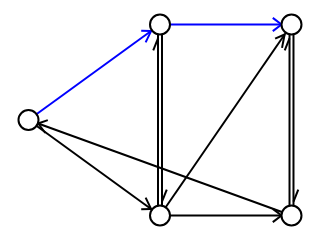

Notebook code cell kept with this figure:
### Markdown cell above
### Exercício 6

Use cores para dar um exemplo de caminho no grafo `dg`.

### Code cell
sn.reset_edge_colors(ug)
dg.edges[0, 1]['color'] = (0, 0, 255)
dg.edges[1, 2]['color'] = (0, 0, 255)

sn.show_graph(dg)

### Figure 1 — Plotly figure (JSON) as saved in the notebook; plotly's stock layout.template omitted (floating-point values rounded to 4 significant figures)
{"data": [{"hoverinfo": "none", "line": {"color": "rgb(0, 0, 255)", "width": 2}, "mode": "lines", "type": "scatter", "uid": "92965690-a240-11e8-a622-9801a7e3e1f9", "x": [0, 0.5, null, 0.4664, 0.4454, null, 0.4664, 0.4286, null, 0.5, 1, null, 0.9621, 0.9289, null, 0.9621, 0.9289, null], "y": [0.5, 1, null, 0.9664, 0.9062, null, 0.9664, 0.9678, null, 1, 1, null, 1, 0.9653, null, 1, 1.035, null]}, {"hoverinfo": "none", "line": {"color": "rgb(0, 0, 0)", "width": 2}, "mode": "lines", "type": "scatter", "uid": "92965910-a240-11e8-81c0-9801a7e3e1f9", "x": [0, 0.5, null, 0.4664, 0.4286, null, 0.4664, 0.4454, null, 0.5076, 0.5076, null, 0.5076, 0.5257, null, 1.008, 1.008, null, 1.008, 1.026, null, 0.4924, 0.4924, null, 0.4924, 0.4743, null, 0.5, 1, null, 0.9738, 0.964, null, 0.9738, 0.9377, null, 0.5, 1, null, 0.9621, 0.9289, null, 0.9621, 0.9289, null, 1, 0, null, 0.03665, 0.0734, null, 0.03665, 0.06422, null, 0.9924, 0.9924, null, 0.9924, 0.9743, null], "y": [0.5, 0, null, 0.03357, 0.03224, null, 0.03357, 0.09382, null, 1, 0, null, 0.07246, 0.1361, null, 1, 0, null, 0.07246, 0.1361, null, 0, 1, null, 0.9275, 0.8639, null, 0, 1, null, 0.9476, 0.8777, null, 0.9476, 0.9257, null, 0, 0, null, 0, -0.03474, null, 0, 0.03474, null, 0, 0.5, null, 0.4817, 0.4992, null, 0.4817, 0.432, null, 0, 1, null, 0.9275, 0.8639, null]}, {"hoverinfo": "none", "marker": {"color": "rgb(255, 255, 255)", "line": {"color": "rgb(0, 0, 0)", "width": 2}, "size": 20}, "mode": "markers+text", "text": [], "textfont": {"color": "rgb(0, 0, 0)"}, "textposition": "middle center", "type": "scatter", "uid": "92965a5a-a240-11e8-a05c-9801a7e3e1f9", "x": [0, 0.5, 1, 0.5, 1], "y": [0.5, 1, 1, 0, 0]}], "layout": {"height": 180, "margin": {"b": 0, "l": 0, "r": 0, "t": 0}, "showlegend": false, "width": 320, "xaxis": {"showgrid": false, "showticklabels": false, "zeroline": false}, "yaxis": {"showgrid": false, "showticklabels": false, "zeroline": false}}}
